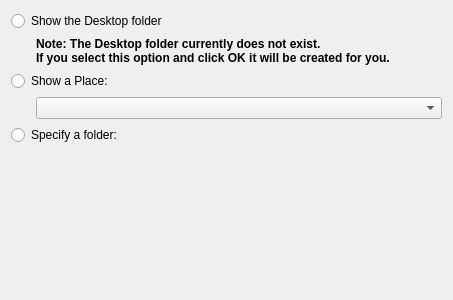
<ui version="4.0" >
 <class>folderviewLocationConfig</class>
 <widget class="QWidget" name="folderviewLocationConfig" >
  <property name="geometry" >
   <rect>
    <x>0</x>
    <y>0</y>
    <width>453</width>
    <height>300</height>
   </rect>
  </property>
  <layout class="QVBoxLayout" name="verticalLayout" >
   <item>
    <widget class="QRadioButton" name="showDesktopFolder" >
     <property name="text" >
      <string>Show the Desktop folder</string>
     </property>
    </widget>
   </item>
   <item>
    <layout class="QHBoxLayout" name="horizontalLayout_3" >
     <item>
      <spacer name="warningSpacer" >
       <property name="orientation" >
        <enum>Qt::Horizontal</enum>
       </property>
       <property name="sizeType" >
        <enum>QSizePolicy::Fixed</enum>
       </property>
       <property name="sizeHint" stdset="0" >
        <size>
         <width>25</width>
         <height>20</height>
        </size>
       </property>
      </spacer>
     </item>
     <item>
      <widget class="QLabel" name="warningLabel" >
       <property name="text" >
        <string>&lt;!DOCTYPE HTML PUBLIC "-//W3C//DTD HTML 4.0//EN" "http://www.w3.org/TR/REC-html40/strict.dtd">
&lt;html>&lt;head>&lt;meta name="qrichtext" content="1" />&lt;style type="text/css">
p, li { white-space: pre-wrap; }
&lt;/style>&lt;/head>&lt;body style="font-weight:400; font-style:normal;">
&lt;p style=" margin-top:0px; margin-bottom:0px; margin-left:0px; margin-right:0px; -qt-block-indent:0; text-indent:0px;">&lt;span style=" font-weight:600;">Note: The Desktop folder currently does not exist.&lt;/span>&lt;/p>
&lt;p style=" margin-top:0px; margin-bottom:0px; margin-left:0px; margin-right:0px; -qt-block-indent:0; text-indent:0px; font-weight:600;">If you select this option and click OK it will be created for you.&lt;/p>&lt;/body>&lt;/html></string>
       </property>
       <property name="textFormat" >
        <enum>Qt::RichText</enum>
       </property>
      </widget>
     </item>
    </layout>
   </item>
   <item>
    <widget class="QRadioButton" name="showPlace" >
     <property name="text" >
      <string>Show a Place:</string>
     </property>
    </widget>
   </item>
   <item>
    <layout class="QHBoxLayout" name="horizontalLayout_2" >
     <item>
      <spacer name="horizontalSpacer_2" >
       <property name="orientation" >
        <enum>Qt::Horizontal</enum>
       </property>
       <property name="sizeType" >
        <enum>QSizePolicy::Fixed</enum>
       </property>
       <property name="sizeHint" stdset="0" >
        <size>
         <width>25</width>
         <height>20</height>
        </size>
       </property>
      </spacer>
     </item>
     <item>
      <widget class="QComboBox" name="placesCombo" />
     </item>
    </layout>
   </item>
   <item>
    <widget class="QRadioButton" name="showCustomFolder" >
     <property name="text" >
      <string>Specify a folder:</string>
     </property>
    </widget>
   </item>
   <item>
    <layout class="QHBoxLayout" name="horizontalLayout" >
     <item>
      <spacer name="horizontalSpacer" >
       <property name="orientation" >
        <enum>Qt::Horizontal</enum>
       </property>
       <property name="sizeType" >
        <enum>QSizePolicy::Fixed</enum>
       </property>
       <property name="sizeHint" stdset="0" >
        <size>
         <width>25</width>
         <height>20</height>
        </size>
       </property>
      </spacer>
     </item>
     <item>
      <widget class="KUrlRequester" name="lineEdit" >
       <property name="sizePolicy" >
        <sizepolicy vsizetype="Preferred" hsizetype="Expanding" >
         <horstretch>0</horstretch>
         <verstretch>0</verstretch>
        </sizepolicy>
       </property>
       <property name="clickMessage" stdset="0" >
        <string>Type a path or a URL here</string>
       </property>
      </widget>
     </item>
    </layout>
   </item>
   <item>
    <spacer name="verticalSpacer_3" >
     <property name="orientation" >
      <enum>Qt::Vertical</enum>
     </property>
     <property name="sizeHint" stdset="0" >
      <size>
       <width>20</width>
       <height>183</height>
      </size>
     </property>
    </spacer>
   </item>
  </layout>
 </widget>
 <customwidgets>
  <customwidget>
   <class>KUrlRequester</class>
   <extends>QFrame</extends>
   <header>kurlrequester.h</header>
   <container>1</container>
  </customwidget>
 </customwidgets>
 <resources/>
 <connections/>
</ui>
